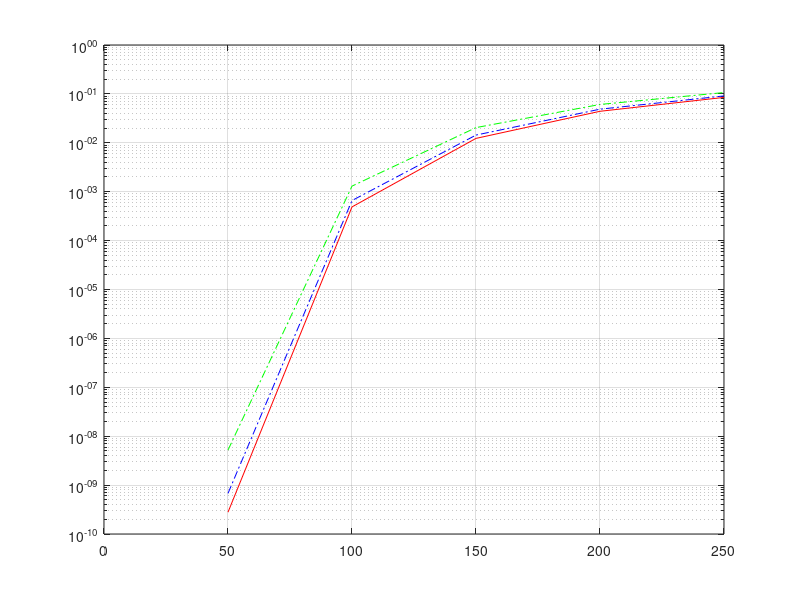

Write the MATLAB code that produced this figure.
%Author:     Folorunsho Solomon Opeyemi(1148183)
%Company:    The University Of Birmingham
%Project:
%CodeFileName:SAOCDMASNR.m    
%Description:This file contains all System parameters to the used by

function [] =  SAOCDMASNR()
%ylim([1e-10 , 1e0]);
%Global Parameters

dv = 2.5e12;

B = 80e6;


%MFH Parameters
 MFH_q = 16;
 
 
 %MQC Parameters
 MQC_P =  13;
 
 %BIBD Parameters
 BIBD_m = 3;
 BIBD_q = 16;
 
 KA = 0:50:250;
 
 BERA_MFH = 0;
 
 BERA_MQC = 0;
 
 BERA_BIBD = 0;
 BERA_HDM = 0;
 ind = 0;
 for K = KA
     ind = ind+1;
     
     %MFH
     SNR_MFH =  MFHBSNR(dv,MFH_q,B,K);
     BERA_MFH(ind) = BERSNR(SNR_MFH);
     
     %MCQ
     SNR_MQC =  MQCSNR(dv,MQC_P,B,K);
     BERA_MQC(ind) = BERSNR(SNR_MQC);
     
     %BIBD
                        %(dv,q,B, K,m)
     SNR_BIBD =  BIBDSNR(dv,BIBD_q,B,K,BIBD_m);
     BERA_BIBD(ind) = BERSNR(SNR_BIBD );
     
     
    SNR_HDM = HDMSNR(dv,B,256);
    BERA_HDM(ind) = BERSNR(SNR_HDM);
    
 end
clf;
 semilogy(KA, BERA_MFH,'r');
 hold on ;
 
 semilogy(KA,BERA_MQC,'g-.');
 hold on
 
 semilogy(KA,BERA_BIBD,'b-.');
 
 
 %semilogy(KA,BERA_HDM,'b-.');
 grid on; 

end

%function to calculate the SNR of modified frequency hopping
%dv     = 
%q      = 
%B      =
%K      =

function [SNR] =  MFHBSNR(dv,q,B, K)

%dv(q+1)
NumeratorA = dv*(q+1);


%B*K ( ( (K-1)/q ) +q + K) )
DenominatorA = B*K *( ( (K-1)/q ) +q + K ) ;



%2*q*dv
NumeratorB = 2*q*dv;


%B*K( (K/2) + q -1)
DenominatorB = B*K*( (K/2) + q -1);

SNR = NumeratorA / DenominatorA;

%SNR = NumeratorB / DenominatorB;



end

function[SNR]  =  MQCSNR(dv,P,B, K)

%dv(P+1)
Numerator = dv*(P+1);

%B*K ( ( (K-1)/q ) +q + K) )
Denominator = B*K *( ( (K-1)/P ) +P + K ) ;



NumeratorA = 2 *dv* P;


DenominatorA = B*K *( (K/2) + P - 1 );

SNR = Numerator /Denominator;

%SNR = NumeratorA/ DenominatorA;

end


function [SNR] = BIBDSNR(dv,q,B, K,m)

 Numerator = 2 * q * dv;
 
 Denominator =  B * K *( (K/2) +q-1);
 
 SNRX = Numerator/ Denominator;
 
 
 
 NumeratorA = dv;
 
 
 A = 1+ ((K-1)*(q.^(m-1) - 1));
 BC = A/(q.^(m-1) - 1);
 
 D = B*K* BC;
  
 SNRx = abs ( NumeratorA /D );
 
 
 W = (power(q, m) - 1 ) / (q-1);
 
 cc = (power(q, (m-1)) -1 ) / (q-1);
 
 NUMR = dv *(W - cc);
 
 DMR = B*K*cc*(K + ((W-2 *cc) / cc) );
 
 SNR = NUMR/ DMR;
end


function[SNR] = HDMSNR(dv,B,N)

A = 4 *dv;

BC = B* power((N-1),2 );

SNR =   A/BC;
end

function[SNR]   = MDWSNR(dv,B,K,W)

A = 12 *dv;

BC = B * ( K +W);

SNR = A/BC;

end
function [BER] = BERSNR(SNR)


BER = 0.5 * erfc( sqrt((SNR/8) ) );


end